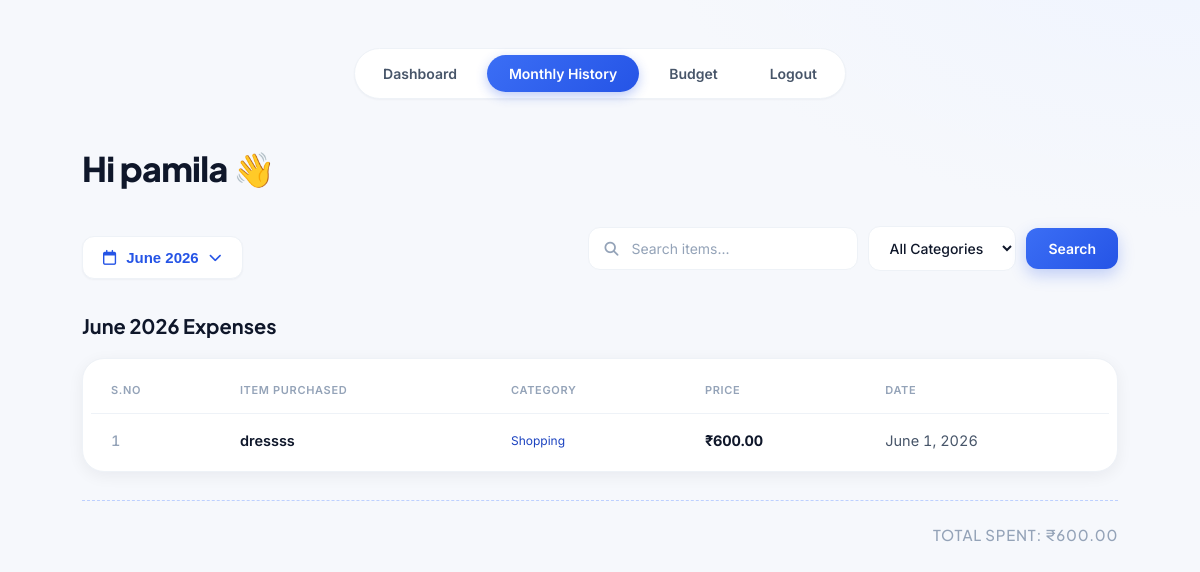
Screenshot of /monthly-history/ (signed in) with the database file from the repository.
### users/models.py (models this page shows, shortened)
class Expense(models.Model):
    user = models.ForeignKey(
        User,
        on_delete=models.CASCADE
    )
    item_name = models.CharField(
        max_length=100
    )
    category = models.CharField(
        max_length=50
    )
    amount = models.DecimalField(
        max_digits=10,
        decimal_places=2
    )
    expense_date = models.DateField()

### users/views.py (the view)
# urls.py: path('monthly-history/',views.monthly_history,name='monthly_history'),
@login_required
def monthly_history(request):
    today = date.today()
    try:
        selected_month = int(request.GET.get('month', today.month))
        selected_year = int(request.GET.get('year', today.year))
    except (ValueError, TypeError):
        selected_month = today.month
        selected_year = today.year
    search_query = request.GET.get('search', '').strip()
    category_filter = request.GET.get('category', '').strip()
    expenses = Expense.objects.filter(
        user=request.user,
        expense_date__month=selected_month,
        expense_date__year=selected_year
    )
    if search_query:
        expenses = expenses.filter(item_name__icontains=search_query)
    if category_filter and category_filter != 'All':
        expenses = expenses.filter(category=category_filter)
    expenses = expenses.order_by('expense_date')
    total_spent = sum(expense.amount for expense in expenses)
    first_expense = Expense.objects.filter(user=request.user).order_by('expense_date').first()
    min_year = first_expense.expense_date.year if first_expense else today.year
    max_year = today.year
    months = [
        (1, 'January'), (2, 'February'), (3, 'March'),
        (4, 'April'),   (5, 'May'),      (6, 'June'),
        (7, 'July'),    (8, 'August'),   (9, 'September'),
        (10, 'October'),(11, 'November'),(12, 'December'),
    ]
    context = {
        'expenses': expenses,
        'total_spent': total_spent,
        'selected_month': selected_month,
        'selected_year': selected_year,
        'months': months,
        'min_year': min_year,
        'max_year': max_year,
        'selected_month_name': date(selected_year, selected_month, 1).strftime("%B %Y"),
        'search_query': search_query,
        'category_filter': category_filter or 'All',
        'categories': CATEGORIES,
    }
    return render(request, 'monthly_history.html', context)

### users/templates/monthly_history.html (shortened to what this page needs)
{% load static %}
<!DOCTYPE html>
<html lang="en">
<head>
    <link rel="stylesheet" href="https://cdnjs.cloudflare.com/ajax/libs/font-awesome/6.5.1/css/all.min.css">
    <link rel="stylesheet" href="{% static 'css/dashboard.css' %}">
</head>
<body>
<div class="container">
    <div class="navbar">
        <a href="{% url 'dashboard' %}">Dashboard</a>
        <a href="{% url 'monthly_history' %}" class="active">Monthly History</a>
        <a href="{% url 'budget' %}">Budget</a>
        <a href="{% url 'logout' %}" class="nav-logout">Logout</a>
    </div>
    <div class="header">
        <div>
            <h1>Hi {{ request.user.username }} 👋</h1>
        </div>
    </div>
    <div class="picker-wrapper">
        <div class="picker-left">
            <button class="picker-toggle-btn" id="toggleBtn" onclick="togglePicker()">
                <i class="fa-regular fa-calendar"></i>
                {{ selected_month_name }}
                <i class="fa-solid fa-chevron-down"></i>
            </button>
        </div>
        <form method="GET" class="filter-bar" id="filterBar">
            <div class="search-field">
                <input
                    type="text"
                    name="search"
                    value="{{ search_query }}"
                    placeholder="Search items..."
                    autocomplete="off">
            </div>
            <select name="category" onchange="document.getElementById('filterBar').submit()">
                <option value="All" {% if category_filter == 'All' %}selected{% endif %}>All Categories</option>
            </select>
            <button type="submit" class="filter-apply-btn">Search</button>
        </form>
    </div>
    <h2 class="history-heading">
        {{ selected_month_name }}
        Expenses
    </h2>
    <div class="table-container">
        <table>
            <thead>
                <tr>
                    <th>S.No</th>
                    <th>Item Purchased</th>
                    <th>Category</th>
                    <th>Price</th>
                    <th>Date</th>
                </tr>
            </thead>
            <tbody>
                {% for expense in expenses %}
                <tr>
                    <td>{{ forloop.counter }}</td>
                    <td>{{ expense.item_name }}</td>
                    <td>{{ expense.category }}</td>
                    <td>₹{{ expense.amount }}</td>
                    <td>{{ expense.expense_date }}</td>
                </tr>
                {% empty %}
                <tr>
                    <td colspan="5" class="no-expenses">
                        No expenses found
                    </td>
                </tr>
                {% endfor %}
            </tbody>
        </table>
    </div>
    <div class="total">
        Total Spent: ₹{{ total_spent }}
    </div>
</div>
</body>
</html>

### users/static/css/dashboard.css (style rules this page uses)
:root { --blue-50:#eff4ff; --blue-100:#dbe6ff; --blue-200:#bdd0ff; --blue-500:#3b6ef5; --blue-600:#2554e6; --blue-700:#1d44c0; --ink:#0f172a; --slate-600:#475569; --slate-400:#94a3b8; --line:#eef2f7; --surface:#ffffff; --bg:#f6f8fc; --red:#ef4444; --red-soft:#fef2f2; --green:#10b981; --shadow-sm:0 1px 2px rgba(15,23,42,.04); --shadow-md:0 4px 16px rgba(15,23,42,.06); --shadow-lg:0 16px 48px rgba(29,68,192,.12); --radius:16px; --radius-lg:22px; }
* { margin:0; padding:0; box-sizing:border-box; }
body { font-family:'Inter',sans-serif; background: radial-gradient(900px 500px at 100% -10%, var(--blue-50), transparent 60%), var(--bg); color:var(--ink); -webkit-font-smoothing:antialiased; min-height:100vh; }
.container { width:100%; max-width:1100px; margin:auto; padding:48px 32px 64px; }
.navbar { display:flex; justify-content:center; gap:8px; margin-bottom:48px; background:var(--surface); padding:6px; border-radius:999px; box-shadow:var(--shadow-sm); border:1px solid var(--line); width:fit-content; margin-left:auto; margin-right:auto; }
.navbar a { text-decoration:none; color:var(--slate-600); font-size:14px; font-weight:600; padding:10px 22px; border-radius:999px; transition:.2s ease; }
.navbar .active { color:#fff; background:linear-gradient(135deg, var(--blue-500), var(--blue-600)); box-shadow:0 4px 12px rgba(37,84,230,.3); }
.header { display:flex; justify-content:space-between; align-items:flex-start; margin-bottom:36px; }
.header h1 { font-family:'Plus Jakarta Sans',sans-serif; font-size:34px; font-weight:800; letter-spacing:-.02em; color:var(--ink); }
.table-container { background:var(--surface); padding:8px 8px 4px; border-radius:var(--radius-lg); box-shadow:var(--shadow-md); border:1px solid var(--line); overflow:hidden; }
table { width:100%; border-collapse:collapse; }
th { color:var(--slate-400); font-size:11px; font-weight:600; letter-spacing:.06em; text-transform:uppercase; text-align:left; padding:16px 20px; border-bottom:1px solid var(--line); }
td { padding:18px 20px; text-align:left; font-size:14.5px; color:var(--ink); border-bottom:1px solid var(--line); }
tbody tr { transition:background .15s ease; }
tbody tr:last-child td { border-bottom:none; }
td:first-child { color:var(--slate-400); font-weight:500; font-variant-numeric:tabular-nums; }
td:nth-child(2) { font-weight:600; }
td:nth-child(3) { font-size:12px; color:var(--blue-700); }
td:nth-child(4) { font-weight:700; font-variant-numeric:tabular-nums; letter-spacing:-.01em; }
td:nth-child(5) { color:var(--slate-600); font-variant-numeric:tabular-nums; }
.total { display:flex; align-items:baseline; justify-content:flex-end; gap:12px; margin-top:28px; padding-top:24px; border-top:1px dashed var(--blue-200); font-family:'Plus Jakarta Sans',sans-serif; font-size:15px; font-weight:500; color:var(--slate-400); text-transform:uppercase; letter-spacing:.05em; }
.nav-logout { text-decoration:none; color:var(--slate-600); font-size:14px; font-weight:600; padding:10px 22px; border-radius:999px; transition:.2s ease; }
.filter-bar { display:flex; align-items:center; gap:10px; margin-bottom:18px; flex-wrap:wrap; }
.search-field { position:relative; flex:1; min-width:200px; }
.search-field input { width:100%; padding:12px 16px 12px 42px; border:1.5px solid var(--line); border-radius:12px; outline:none; font-family:'Inter',sans-serif; font-size:14px; color:var(--ink); background:var(--surface); transition:.18s ease; }
.search-field input::placeholder { color:var(--slate-400); }
.filter-bar select { padding:12px 16px; border:1.5px solid var(--line); border-radius:12px; outline:none; font-family:'Inter',sans-serif; font-size:14px; font-weight:500; color:var(--ink); background:var(--surface); cursor:pointer; transition:.18s ease; }
.filter-apply-btn { padding:12px 22px; border:none; border-radius:12px; background:linear-gradient(135deg, var(--blue-500), var(--blue-600)); color:#fff; font-family:'Inter',sans-serif; font-size:14px; font-weight:600; cursor:pointer; box-shadow:0 6px 16px rgba(37,84,230,.26); transition:.18s ease; }

### rows the page displays
Expense: item_name "dressss", category "Shopping", amount "600.00", expense_date "June 1, 2026"

### other values shown
{{ request.user.username }} "pamila"
{{ selected_month_name }} "June 2026"
{{ total_spent }} "600.00"
